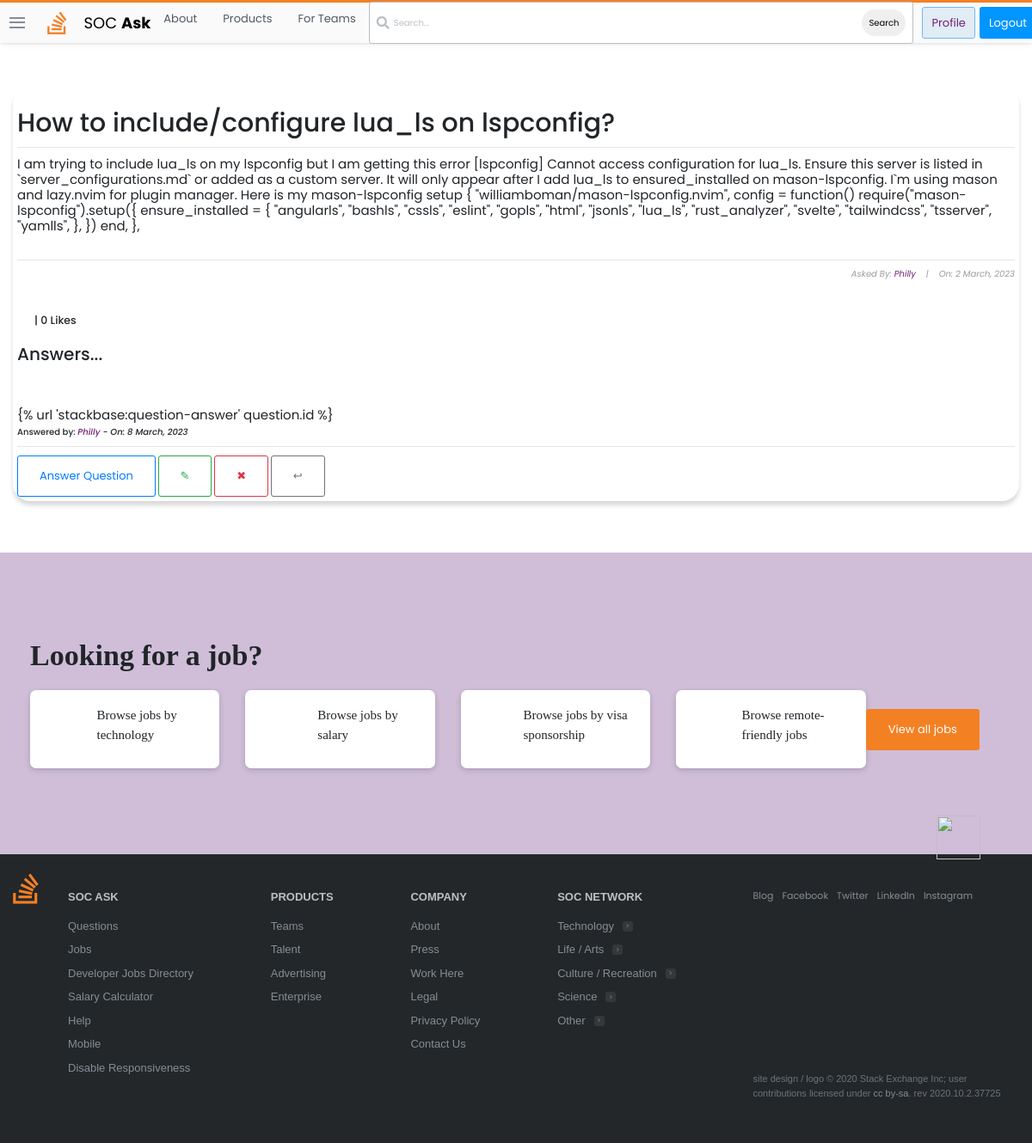
The page /questions/4/ (signed in) on the database its author committed.
### stackbase/models.py (models this page shows, shortened)
class Question(models.Model):
    user = models.ForeignKey(User, on_delete=models.CASCADE)
    title = models.CharField(max_length=10000)
    content = models.TextField(null=True, blank=True)
    date_created = models.DateTimeField(default=timezone.now)
    likes = models.ManyToManyField(User, related_name='likes')
    def likes_count(self):
        return self.likes.count()

class Answer(models.Model):
    question = models.ForeignKey(
        Question, related_name="answer", on_delete=models.CASCADE)
    name = models.CharField(max_length=500)
    content = models.TextField(null=True, blank=True)
    date_created = models.DateTimeField(default=timezone.now)

### stackbase/views.py (the view)
# urls.py: path('questions/<int:pk>/', views.QuestionDetailView.as_view(),
class QuestionDetailView(DetailView):
    model = Question
    context_object_name = 'question'
    def get_context_data(self, *args, **kwargs):
        context = super(QuestionDetailView, self).get_context_data()
        name = get_object_or_404(Question, id=self.kwargs['pk'])
        likes_count = name.likes_count()
        liked = False
        if name.likes.filter(id=self.request.user.id).exists():
            liked = True
        context['likes_count'] = likes_count
        context['liked'] = liked
        return context

### stackbase/templates/stackbase/question_detail.html (shortened to what this page needs)
{% extends 'base.html' %}
{% block content %}
<!DOCTYPE html>
<html lang="en">
<head>
</head>
<body>
    <div class="container">
        <div class="list-question">
            <div class="questions">
                <div class="container" style="background-color: (201, 255, 255, 0.22); padding: 5px; box-shadow: rgba(0, 0, 0, 0.15) 0px 5px 5px 0px; border-radius: 20px;" >
                    <h3 id="fh3">{{question.title}}</h3>
                    <hr>
                    <h6 id="fh6">{{ question.content|safe }}</h6>
                    <hr>
                    <h6 id="fh6" style="font-size: 10px; font-style: italic; color: rgb(155, 155, 155); text-align: right;">Asked By: <a href="{% url 'profile' %}">{{ object.user|title }}</a>&nbsp;&nbsp;&nbsp; |&nbsp;&nbsp;&nbsp; On: {{ object.date_created|date:"j F, Y" }}</h6>
                    <br>
                        <form action="{% url 'stackbase:like_post' object.pk %}" method="POST">
                            {% if user.is_authenticated %}
                                {% if liked %}
                                    <div style="display: flex; align-items: center; margin-left: 10px;">
                                        <button type="submit" name="question_id" value="{{ question.id }}" style="border: none; border-radius: 60px;"><img src="https://image.similarpng.com/very-thumbnail/2020/06/Dislike-icon-transparent-PNG.png" alt="" style="width: 40px;"></button> <h5 style="margin-left: 10px; cursor: pointer;"> |  {{ likes_count }} Likes</h5>
                                    </div>
                                {% else %}
                                    <div style="display: flex; align-items: center; margin-left: 10px;">
                                        <h5 style="margin-left: 10px; cursor: pointer;"> |  {{ likes_count }} Likes</h5>
                                    </div>
                                {% endif %}
                            {% else %}
                                <h5 style="margin-left: 10px; cursor: pointer;"><a href="{% url 'login' %}">Login</a> to Like Question |  {{ likes_count }} Likes</h5>
                            {% endif %}
                        </form>
                    <br>
                    <h2>Answers...</h2> <br><br><br>
                    {% if user.is_authenticated %}
                        {% if not question.answer.all %}
                            <h3>No Answers yet... <a href="{% url 'stackbase:question-answer' question.id %}">Answer Question</a> </h3>
                        {% else %}
                            {% for comment in question.answer.all %}
                                <h3 style="font-weight: normal; font-size: 15px;">{{comment.content|safe}}</h3>
                                <h3 style="font-size: 10px;">Answered by: <i><a href="">{{comment.name}}</a> - On: {{comment.date_created|date:"j F, Y"}}</i></h3>
                                <hr>
                            {% endfor %}
                        {% endif %}
                    {% else %}
                        <h5 style="margin-left: 10px; cursor: pointer;"><a href="{% url 'login' %}">Login</a> to View Answers :) </h5>
                    {% endif %}
                    <a class="btn btn-outline-primary" id="fa" href="{% url 'stackbase:question-answer' question.id %}" style="text-decoration: none;">Answer Question</a>
                    <a style="text-decoration: none; " class="btn btn-outline-success" href="{% url 'stackbase:question-update' question.id %}">&#x270E;</a>
                    <a style="text-decoration: none; " class="btn btn-outline-danger" href="{% url 'stackbase:question-delete' question.id %}">&#x2716;</a>
                    <a style="text-decoration: none; " class="btn btn-outline-secondary" href="{% url 'stackbase:question-list' %}">&#x21a9;</a>
                </div> <br><br>
                </div> <br>
            </div>
        </div>
        <br>
</body>
</html>
{% endblock content %}

### static/main.css (style rules this page uses)
:root { --white: #fff; --black: #0c0d0e; --orange: #f48024; --yellow: #fbf2d4; --green: #5eba7d; --blue: #0077cc; --powder: #e1ecf4; --red: #d1383d; --black-025: #fafafb; --black-050: #eff0f1; --black-075: #e4e6e8; --black-100: #d6d9dc; --black-150: #c8ccd0; --black-200: #bbc0c4; --black-300: #9fa6ad; --black-350: #9199a1; --black-400: #848d95; --black-500: #6a737c; --black-600: #535a60; --black-700: #3c4146; --black-750: #2f3337; --black-800: #242729; --black-900: #0c0d0e; --orange-050: #fff7f2; --orange-100: #fee3cf; --orange-200: #fcd0ad; --orange-300: #f7aa6d; --orange-400: #f48024; --orange-500: #f2720c; --orange-600: #da670b; --orange-700: #bd5c00; --orange-800: #a35200; --orange-900: #874600; --blue-050: #f2f9ff; --blue-100: #cfeafe; --blue-200: #addafc; --blue-300: #6cbbf7; --blue-400: #379fef; --blue-500: #0095ff; --blue-600: #0077cc; --blue-700: #0064bd; --blue-800: #0054a3; --blue-900: #004487; --powder-050: #f4f8fb; --powder-100: #e1ecf4; --powder-200: #d1e5f1; --powder-300: #b3d3ea; --powder-400: #a0c7e4; --powder-500: #7aa7c7; --powder-600: #5b8db1; --powder-700: #39739d; --powder-800: #2c5777; --powder-900: #1e3c52; --green-025: #eef8f1; --green-050: #dcf0e2; --green-100: #cae8d4; --green-200: #a6d9b7; --green-300: #82ca9a; --green-400: #5eba7d; --green-500: #48a868; --green-600: #3d8f58; --green-700: #2f6f44; --green-800: #29603b; --green-900: #1e472c; --yellow-050: #fdf7e3; --yellow-100: #fbf2d4; --yellow-200: #f1e5bc; --yellow-300: #e6d178; --yellow-400: #e9c63f; --yellow-500: #ddb624; --yellow-600: #cea51b; --yellow-700: #b89516; --yellow-800: #9f8010; --yellow-900: #826a0b; --red-050: #fdf3f4; --red-100: #f9d3d7; --red-200: #f4b4bb; --red-300: #e87c87; --red-400: #de535e; --red-500: #d1383d; --red-600: #c02d2e; --red-700: #ac2726; --red-800: #942121; --red-900: #7a1819; --gold: #ffcc01; --gold-lighter: #fff4d1; --gold-darker: #f1b600; --silver: #b4b8bc; --silver-lighter: #e8e8e8; --silver-darker: #9a9c9f; --bronze: #caa789; --bronze-lighter: #f2e9e1; --bronze-darker: #ab825f; --fc-dark: #0c0d0e; --fc-medium: #3c4146; --fc-light: #6a737c; --focus-ring: rgba(0,149,255,0.15); --focus-ring-success: rgba(166,217,183,0.4); --focus-ring-warning: rgba(233,198,63,0.4); --focus-ring-error: rgba(192,45,46,0.15); --focus-ring-muted: rgba(36,39,41,0.1); --bs-sm: 0 1px 2px rgba(0,0,0,0.05),0 1px 4px rgba(0,0,0,0.05),0 2px 8px rgba(0,0,0,0.05); --bs-md: 0 1px 3px rgba(0,0,0,0.06),0 2px 6px rgba(0,0,0,0.06),0 3px 8px rgba(0,0,0,0.09); --bs-lg: 0 1px 4px rgba(0,0,0,0.09),0 3px 8px rgba(0,0,0,0.09),0 4px 13px rgba(0,0,0,0.13); --scrollbar: rgba(0,0,0,0.2); --highlight-bg: #f6f6f6; --highlight-color: #2f3337; --highlight-comment: #656e77; --highlight-punctuation: var(--black-600); --highlight-namespace: #b75501; --highlight-attribute: #015692; --highlight-literal: #b75501; --highlight-symbol: #803378; --highlight-keyword: #015692; --highlight-variable: #54790d; --highlight-addition: #2f6f44; --highlight-deletion: #c02d2e; --dark-blue:#2b2d6e; --magnolia:#f7f6f9; }
*, *::before, *::after { margin: 0; padding: 0; box-sizing: border-box; }
html { font-family: Arial, "Helvetica Neue", Helvetica, sans-serif; font-size: 10px; color: var(--black-800); }
.container { width: 100%; max-width: 126.4rem; margin: 0 auto; padding: 0 1.5rem; }
a { text-decoration: none; color: #712177; cursor: pointer; }
.btn { text-align: center; font-size: 1.3rem; border-radius: 3px; transition: all 0.5s; padding: 1.3rem 2.5rem; }

### stackbase/templates/stackbase/question_detail.html (style rules this page uses)
body { margin-top: 100px; font-family: 'Poppins', sans-serif; }
#fh3 { text-align: center; font-size: 30px; padding-top: 20px; text-align: left; }
#fh6 { text-align: left; font-size: 15px; padding-bottom: 20px; font-weight: normal; }

### rows shown on the page
Question: title "How to include/configure lua_ls on lspconfig?", content "I am trying to include lua_ls on my lspconfig but I am getting this error [lspconfig] Cannot access configuration for lua_ls. Ensure this server is listed in `server_configurations.md` or added as a custom server. It will only appear after I add lua_ls to ensured_installed on mason-lspconfig. I`m using mason and lazy.nvim for plugin manager. Here is my mason-lspconfig setup { \"williamboman/mason-lspconfig.nvim\", config = function() require(\"mason-lspconfig\").setup({ ensure_installed = { \"angularls\", \"bashls\", \"cssls\", \"eslint\", \"gopls\", \"html\", \"jsonls\", \"lua_ls\", \"rust_analyzer\", \"svelte\", \"tailwindcss\", \"tsserver\", \"yamlls\", }, }) end, },", user "Philly", date_created "2 March, 2023"
Answer: content "{% url 'stackbase:question-answer' question.id %}", name "Philly", date_created "8 March, 2023"

### other values the page prints
{{ likes_count }} "0"
